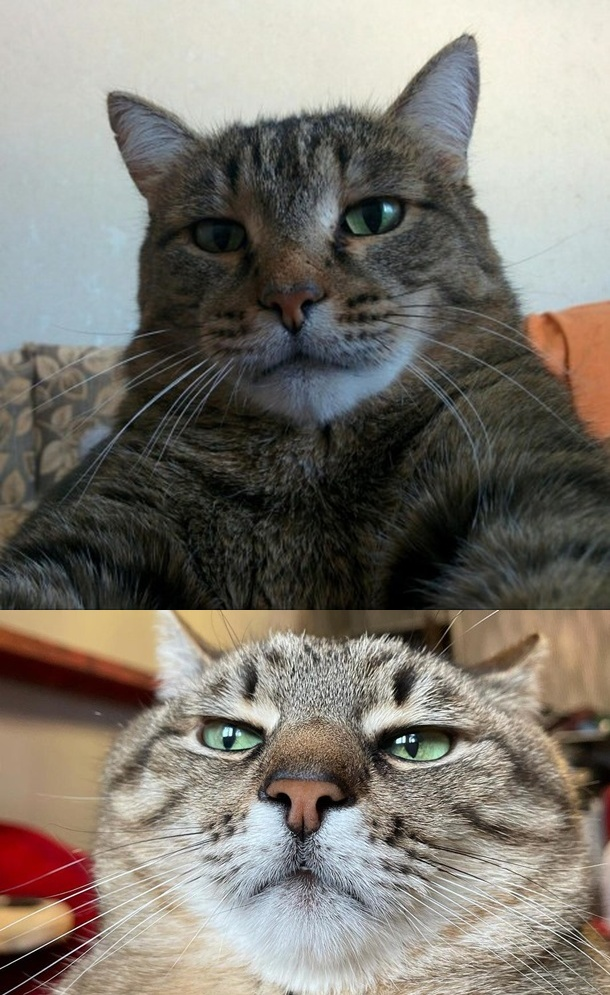
#> input picture Src/Пример для Phyton/Результаты/опыт.jpg, 610 x 995 px; its folder holds only this picture in this run
$ python main.py
#> lines starting #> are read from the running program, lines starting #| are printed output that depends on the picture
### Src/Пример для Phyton/image_processor.py
from PIL import Image
import os
def ensure_results_directory():
    results_dir = "Результаты"
    if not os.path.exists(results_dir):
        os.makedirs(results_dir)
        print(f"Создана папка: {results_dir}")
    return results_dir

def get_unique_filename(directory, filename):
    base_name, ext = os.path.splitext(filename)
    counter = 1
    unique_name = filename
    while os.path.exists(os.path.join(directory, unique_name)):
        unique_name = f"{base_name}_{counter}{ext}"
        counter += 1
    return unique_name
def resize_image(image_path, new_size):
    try:
        with Image.open(image_path) as img:
            original_mode = img.mode
            if original_mode != 'RGB':
                img = img.convert('RGB')
            resized_img = img.resize(new_size)
            base_name = os.path.basename(image_path)
            name, ext = os.path.splitext(base_name)
            output_filename = f"resized_{name}.jpg"
            results_dir = ensure_results_directory()
            unique_output_name = get_unique_filename(results_dir, output_filename)
            output_path = os.path.join(results_dir, unique_output_name)
            resized_img.save(output_path, quality=95)
            return output_path
    except Exception as e:
        print(f"Ошибка при изменении размера {image_path}: {e}")
        return None
def concat_images(image1_path, image2_path, output_name="combined_result.jpg"):
    try:
        with Image.open(image1_path) as img1, Image.open(image2_path) as img2:
            if img1.mode != 'RGB':
                img1 = img1.convert('RGB')
            if img2.mode != 'RGB':
                img2 = img2.convert('RGB')
            max_width = max(img1.width, img2.width)
            def scale_to_width(image, target_width):
                width_percent = target_width / float(image.width)
                new_height = int(float(image.height) * float(width_percent))
                return image.resize((target_width, new_height), Image.Resampling.LANCZOS)
            img1_scaled = scale_to_width(img1, max_width)
            img2_scaled = scale_to_width(img2, max_width)
            total_height = img1_scaled.height + img2_scaled.height
            new_image = Image.new('RGB', (max_width, total_height))
            new_image.paste(img1_scaled, (0, 0))
            new_image.paste(img2_scaled, (0, img1_scaled.height))
            results_dir = ensure_results_directory()
            unique_output_name = get_unique_filename(results_dir, output_name)
            output_path = os.path.join(results_dir, unique_output_name)
            new_image.save(output_path, quality=95)
            return output_path

    except Exception as e:
        print(f"Ошибка при склеивании: {e}")
        return None

def get_image_info(image_path):
    try:
        with Image.open(image_path) as img:
            file_stats = os.stat(image_path)
            info = {
                'size': img.size,
                'format': img.format,
                'mode': img.mode,
                'width': img.width,
                'height': img.height,
                'file_size': file_stats.st_size,
                'file_path': image_path
            }
            return info
    except Exception as e:
        print(f"Ошибка при получении информации: {e}")
        return None

### Src/Пример для Phyton/user_interface.py
import os
from image_processor import concat_images, resize_image, get_image_info, ensure_results_directory
def get_image_paths():
    print("\n       Введите информацию")

    while True:
        image1 = input("Введите путь к первому изображению: ").strip('"').strip()
        if os.path.exists(image1):
            info = get_image_info(image1)
            if info:
                print(f"    Размер: {info['size']}, Формат: {info['format']}")
            break
        print("Путь указан неверно")

    while True:
        image2 = input("Введите путь ко второму изображению: ").strip('"').strip()
        if os.path.exists(image2):
            info = get_image_info(image2)
            if info:
                print(f"    Размер: {info['size']}, Формат: {info['format']}")
            break
        print("Путь указан неверно")

    return image1, image2

def get_resize_option():
    print("\n       Изменение размера")
    while True:
        choice = input("Изменить размер изображений? (y/n): ").lower().strip()
        if choice in ['y', 'н', 'да']:
            return True
        elif choice in ['n', 'т', 'нет']:
            return False
        else:
            print("Введите 'y' (да) или 'n' (нет)")

def get_new_size():
    try:
        print("\nВведите новый размер изображений:")
        width = int(input("    Ширина (в пикселях): "))
        height = int(input("    Высота (в пикселях): "))

        if width <= 0 or height <= 0:
            print("Размер не может быть отрицательным")
            return None

        return (width, height)
    except ValueError:
        print("Введите числа")
        return None

def get_output_filename():
    print("\n       Сохранение результата")
    while True:
        filename = input("Введите имя для выходного файла (без расширения): ").strip()
        if filename:
            if not filename.lower().endswith(('.jpg', '.jpeg')):
                filename += '.jpg'
            return filename
        else:
            print("Имя файла не может быть пустым")

def process_images(image1, image2, resize_size=None):
    print("\n       Обработка изображений")
    output_filename = get_output_filename()
    if resize_size:
        image1_resized = resize_image(image1, resize_size)
        image2_resized = resize_image(image2, resize_size)
        if not image1_resized or not image2_resized:
            print("Ошибка при изменении размера!")
            return None
        image1 = image1_resized
        image2 = image2_resized
    result_path = concat_images(image1, image2, output_filename)

    return result_path

def show_result(result_path):
    if result_path and os.path.exists(result_path):
        info = get_image_info(result_path)
        if info:
            print(f"Размер изображения: {info['width']} x {info['height']}")
            print(f"Размер файла: {info['file_size']} байт")

        full_path = os.path.abspath(result_path)
        print(f"Полный путь: {full_path}")

    else:
        print("\nПроизошла ошибка при обработке изображений")
        print("Результирующий файл не был создан")

def ask_for_another_operation():
    while True:
        choice = input("\nВыполнить еще одну операцию? (y/n): ").lower().strip()
        if choice in ['y', 'н', 'да']:
            return True
        elif choice in ['n', 'т', 'нет']:
            return False
        else:
            print("Введите 'y' (да) или 'n' (нет)")

def cleanup_temp_files():
    try:
        results_dir = "Результаты"
        if os.path.exists(results_dir):
            for file in os.listdir(results_dir):
                if file.startswith('resized_') and file.endswith(('.jpg', '.jpeg', '.png')):
                    file_path = os.path.join(results_dir, file)
                    os.remove(file_path)
    except Exception as e:
        print(f"Не удалось удалить временные файлы: {e}")

def show_results_folder_info():
    results_dir = "Результаты"
    if os.path.exists(results_dir):
        files = os.listdir(results_dir)
        if files:
            for file in files:
                file_path = os.path.join(results_dir, file)
                file_size = os.path.getsize(file_path)

def main():
    try:
        ensure_results_directory()
        while True:
            image1, image2 = get_image_paths()
#> the answer given: Результаты/опыт.jpg
#> in get_image_info, img is the input picture: PIL image 610x995 RGB; mean R, G, B 125.4, 120.4, 111.9
#|     Размер: (610, 995), Формат: JPEG
#> the answer given: Результаты/опыт.jpg
#|     Размер: (610, 995), Формат: JPEG
            need_resize = get_resize_option()
#> the loop in get_resize_option, `while True:` made 1 pass; the answer given on pass 1: y
            resize_size = None
            if need_resize:
                resize_size = get_new_size()
#> the answer given: 100
#> the answer given: 100
                if not resize_size:
                    print("Продолжаем без изменения размера")
            result = process_images(image1, image2, resize_size)
#> the loop in get_output_filename, `while True:` made 1 pass; the answer given on pass 1: Результаты/опыт.jpg
#> in resize_image, `resized_img = img.resize(new_size)`:
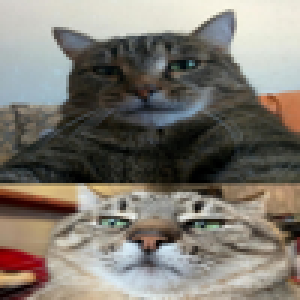
#> resized_img: PIL image 100x100 RGB (shown 3 times larger); mean R, G, B 125.4, 120.4, 111.9
#> in concat_images, `new_image = Image.new('RGB', (max_width, total_height))`: new_image: PIL image 100x200 RGB; every value is 0
#> in concat_images, `new_image.paste(img1_scaled, (0, 0))`:
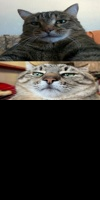
#> new_image: PIL image 100x200 RGB; mean R, G, B 62.7, 60.2, 56
#> in concat_images, `new_image.paste(img2_scaled, (0, img1_scaled.height))`:
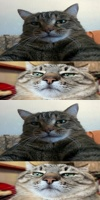
#> new_image: PIL image 100x200 RGB; mean R, G, B 125.4, 120.4, 111.9
            show_result(result)
            show_results_folder_info()
            cleanup_temp_files()
            if not ask_for_another_operation():
                break

    except KeyboardInterrupt:
        print("\n\nПрограмма завершена пользователем")
        cleanup_temp_files()
    except Exception as e:
        print(f"\nОшибка: {e}")
        cleanup_temp_files()

# [2 lines that do not run on import are left out]

### Src/Пример для Phyton/main.py
import os
from user_interface import main as start_program
def main():
    try:
        start_program()
    except KeyboardInterrupt:
        print("\n\nПрограмма прервана пользователем")
    except Exception as e:
        print(f"\nПроизошла ошибка: {e}")

if __name__ == "__main__":
#> (the run stopped early here; a loop or call above may not have finished)
